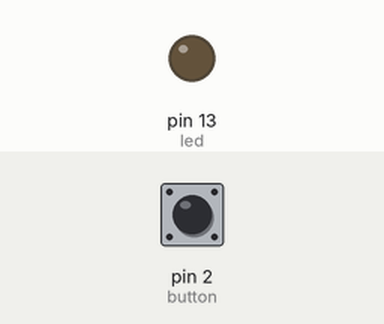
Simulated run of this sketch. Board: Arduino Uno, built with avr-gcc and run on an emulated ATmega328P. On the bench: output pins drawn as LEDs (lit = HIGH). The test bench sets the inputs (shaded band); at power-on: pin 2 (button) HIGH.

Above: at 1.2 s.
1.3 s: pin 2 (button) pulsed LOW 2 times (0.12 s each, 0.3 s apart)
At 2.9 s:
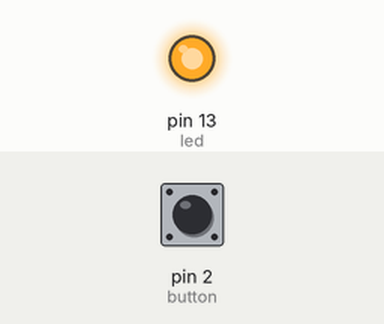
Timing chart, 0 to 4.4 s (numbered marks = the images above; inputs shaded):
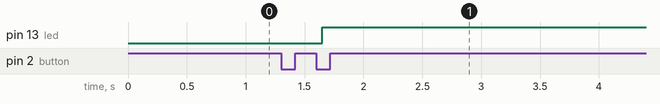

The sketch:

TUGASGOOGLECLASROOM.ino
```cpp
const int led = 13;
const int button = 2;
int sttb = LOW;
bool LedNyala = false;

void setup() {
  pinMode(led, OUTPUT);
  pinMode(button, INPUT_PULLUP);

}

void loop() {
  if (digitalRead(button)== LOW)
  delay(50);
  if (digitalRead(button)== LOW)
     LedNyala = !LedNyala;
        digitalWrite(led,LedNyala ? HIGH : LOW );
        while (digitalRead(button)==LOW);

}
```

Measured:
- after the input at 1.3 s, pin 13 (led): LOW → HIGH after 0.35 s
